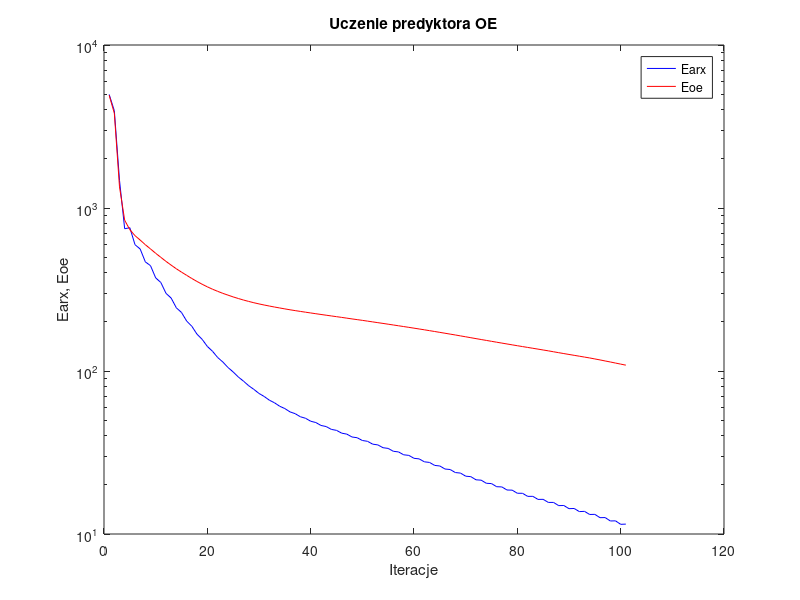
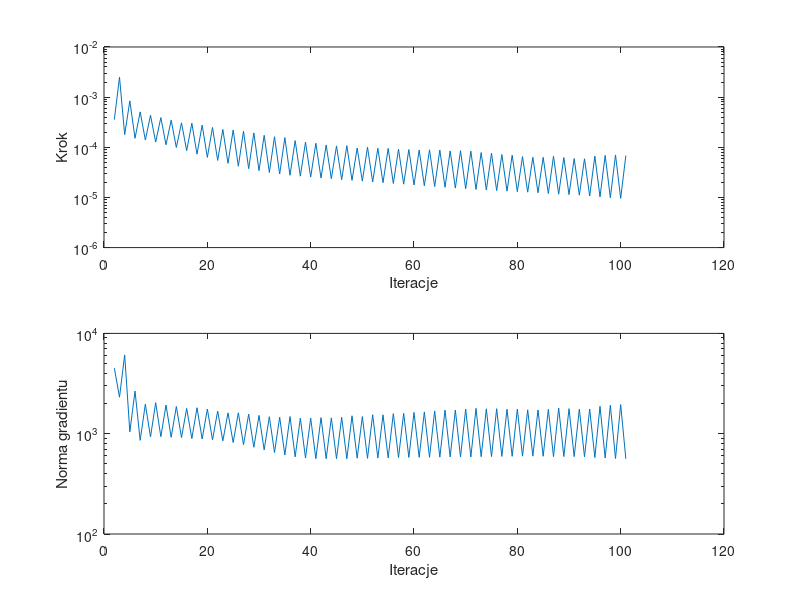

These figures' MATLAB source, in order:
%uczenie predyktora oe
clear all;
n=0; farx(n+1)=4.971250e+003; foe(n+1)=4.913848e+003; wspucz(n+1)=0.000000e+000; ng(n+1)=0.000000e+000;
n=1; farx(n+1)=3.948815e+003; foe(n+1)=3.812749e+003; krok(n+1)=3.569431e-004; ng(n+1)=4.502620e+003;
n=2; farx(n+1)=1.478679e+003; foe(n+1)=1.347781e+003; krok(n+1)=2.501815e-003; ng(n+1)=2.311333e+003;
n=3; farx(n+1)=7.459479e+002; foe(n+1)=8.414304e+002; krok(n+1)=1.784716e-004; ng(n+1)=6.102173e+003;
n=4; farx(n+1)=7.571496e+002; foe(n+1)=7.360368e+002; krok(n+1)=8.432951e-004; ng(n+1)=1.043844e+003;
n=5; farx(n+1)=5.955346e+002; foe(n+1)=6.767525e+002; krok(n+1)=1.512160e-004; ng(n+1)=2.662881e+003;
n=6; farx(n+1)=5.603082e+002; foe(n+1)=6.357232e+002; krok(n+1)=5.081655e-004; ng(n+1)=8.584389e+002;
n=7; farx(n+1)=4.672382e+002; foe(n+1)=5.953860e+002; krok(n+1)=1.395201e-004; ng(n+1)=1.967298e+003;
n=8; farx(n+1)=4.428470e+002; foe(n+1)=5.608797e+002; krok(n+1)=4.347668e-004; ng(n+1)=9.288212e+002;
n=9; farx(n+1)=3.727065e+002; foe(n+1)=5.274089e+002; krok(n+1)=1.270414e-004; ng(n+1)=2.038406e+003;
n=10; farx(n+1)=3.491660e+002; foe(n+1)=4.980904e+002; krok(n+1)=3.909299e-004; ng(n+1)=9.334160e+002;
n=11; farx(n+1)=2.994708e+002; foe(n+1)=4.703854e+002; krok(n+1)=1.123689e-004; ng(n+1)=1.929887e+003;
n=12; farx(n+1)=2.801022e+002; foe(n+1)=4.460725e+002; krok(n+1)=3.473499e-004; ng(n+1)=9.208480e+002;
n=13; farx(n+1)=2.441481e+002; foe(n+1)=4.238161e+002; krok(n+1)=9.921626e-005; ng(n+1)=1.867107e+003;
n=14; farx(n+1)=2.285914e+002; foe(n+1)=4.042330e+002; krok(n+1)=3.070097e-004; ng(n+1)=9.149670e+002;
n=15; farx(n+1)=2.025097e+002; foe(n+1)=3.863629e+002; krok(n+1)=8.559513e-005; ng(n+1)=1.786446e+003;
n=16; farx(n+1)=1.881248e+002; foe(n+1)=3.693874e+002; krok(n+1)=3.018569e-004; ng(n+1)=8.931562e+002;
n=17; farx(n+1)=1.681935e+002; foe(n+1)=3.542032e+002; krok(n+1)=7.303192e-005; ng(n+1)=1.815209e+003;
n=18; farx(n+1)=1.563710e+002; foe(n+1)=3.405025e+002; krok(n+1)=2.767368e-004; ng(n+1)=8.848501e+002;
n=19; farx(n+1)=1.414953e+002; foe(n+1)=3.283975e+002; krok(n+1)=6.291931e-005; ng(n+1)=1.761205e+003;
n=20; farx(n+1)=1.321670e+002; foe(n+1)=3.175838e+002; krok(n+1)=2.485804e-004; ng(n+1)=8.690019e+002;
n=21; farx(n+1)=1.210157e+002; foe(n+1)=3.081413e+002; krok(n+1)=5.474897e-005; ng(n+1)=1.682232e+003;
n=22; farx(n+1)=1.135590e+002; foe(n+1)=2.994957e+002; krok(n+1)=2.266194e-004; ng(n+1)=8.490540e+002;
n=23; farx(n+1)=1.050638e+002; foe(n+1)=2.920376e+002; krok(n+1)=4.789661e-005; ng(n+1)=1.614068e+003;
n=24; farx(n+1)=9.866911e+001; foe(n+1)=2.848206e+002; krok(n+1)=2.215284e-004; ng(n+1)=8.165135e+002;
n=25; farx(n+1)=9.187174e+001; foe(n+1)=2.784561e+002; krok(n+1)=4.194015e-005; ng(n+1)=1.614820e+003;
n=26; farx(n+1)=8.664323e+001; foe(n+1)=2.724970e+002; krok(n+1)=2.093566e-004; ng(n+1)=7.759490e+002;
n=27; farx(n+1)=8.125738e+001; foe(n+1)=2.672417e+002; krok(n+1)=3.743832e-005; ng(n+1)=1.569003e+003;
n=28; farx(n+1)=7.716062e+001; foe(n+1)=2.623452e+002; krok(n+1)=1.935432e-004; ng(n+1)=7.319656e+002;
n=29; farx(n+1)=7.282006e+001; foe(n+1)=2.579939e+002; krok(n+1)=3.415827e-005; ng(n+1)=1.523065e+003;
n=30; farx(n+1)=6.979631e+001; foe(n+1)=2.540401e+002; krok(n+1)=1.733806e-004; ng(n+1)=6.897034e+002;
n=31; farx(n+1)=6.623167e+001; foe(n+1)=2.503677e+002; krok(n+1)=3.153604e-005; ng(n+1)=1.477314e+003;
n=32; farx(n+1)=6.382676e+001; foe(n+1)=2.468931e+002; krok(n+1)=1.622016e-004; ng(n+1)=6.492474e+002;
n=33; farx(n+1)=6.080272e+001; foe(n+1)=2.436595e+002; krok(n+1)=2.936505e-005; ng(n+1)=1.461869e+003;
n=34; farx(n+1)=5.881798e+001; foe(n+1)=2.404864e+002; krok(n+1)=1.562643e-004; ng(n+1)=6.128429e+002;
n=35; farx(n+1)=5.613354e+001; foe(n+1)=2.374641e+002; krok(n+1)=2.769106e-005; ng(n+1)=1.482402e+003;
n=36; farx(n+1)=5.472514e+001; foe(n+1)=2.347106e+002; krok(n+1)=1.360048e-004; ng(n+1)=5.881459e+002;
n=37; farx(n+1)=5.240664e+001; foe(n+1)=2.320794e+002; krok(n+1)=2.656342e-005; ng(n+1)=1.429605e+003;
n=38; farx(n+1)=5.129455e+001; foe(n+1)=2.295275e+002; krok(n+1)=1.265491e-004; ng(n+1)=5.731026e+002;
n=39; farx(n+1)=4.919619e+001; foe(n+1)=2.270543e+002; krok(n+1)=2.541507e-005; ng(n+1)=1.431531e+003;
n=40; farx(n+1)=4.828415e+001; foe(n+1)=2.246178e+002; krok(n+1)=1.202765e-004; ng(n+1)=5.635628e+002;
n=41; farx(n+1)=4.634192e+001; foe(n+1)=2.222362e+002; krok(n+1)=2.444110e-005; ng(n+1)=1.446467e+003;
n=42; farx(n+1)=4.562285e+001; foe(n+1)=2.199363e+002; krok(n+1)=1.112345e-004; ng(n+1)=5.633798e+002;
n=43; farx(n+1)=4.383785e+001; foe(n+1)=2.176855e+002; krok(n+1)=2.361801e-005; ng(n+1)=1.438546e+003;
n=44; farx(n+1)=4.323695e+001; foe(n+1)=2.154538e+002; krok(n+1)=1.065485e-004; ng(n+1)=5.634983e+002;
n=45; farx(n+1)=4.156370e+001; foe(n+1)=2.132501e+002; krok(n+1)=2.265271e-005; ng(n+1)=1.456706e+003;
n=46; farx(n+1)=4.099673e+001; foe(n+1)=2.109814e+002; krok(n+1)=1.075741e-004; ng(n+1)=5.626447e+002;
n=47; farx(n+1)=3.937258e+001; foe(n+1)=2.087346e+002; krok(n+1)=2.190752e-005; ng(n+1)=1.508650e+003;
n=48; farx(n+1)=3.896057e+001; foe(n+1)=2.066337e+002; krok(n+1)=9.675577e-005; ng(n+1)=5.701223e+002;
n=49; farx(n+1)=3.747157e+001; foe(n+1)=2.045311e+002; krok(n+1)=2.114892e-005; ng(n+1)=1.481479e+003;
n=50; farx(n+1)=3.704053e+001; foe(n+1)=2.023248e+002; krok(n+1)=1.007341e-004; ng(n+1)=5.680166e+002;
n=51; farx(n+1)=3.558080e+001; foe(n+1)=2.001416e+002; krok(n+1)=2.030432e-005; ng(n+1)=1.546294e+003;
n=52; farx(n+1)=3.520998e+001; foe(n+1)=1.979731e+002; krok(n+1)=9.579321e-005; ng(n+1)=5.713929e+002;
n=53; farx(n+1)=3.383879e+001; foe(n+1)=1.958718e+002; krok(n+1)=1.968224e-005; ng(n+1)=1.542065e+003;
n=54; farx(n+1)=3.350371e+001; foe(n+1)=1.937117e+002; krok(n+1)=9.501859e-005; ng(n+1)=5.738214e+002;
n=55; farx(n+1)=3.217147e+001; foe(n+1)=1.915795e+002; krok(n+1)=1.899564e-005; ng(n+1)=1.585184e+003;
n=56; farx(n+1)=3.188555e+001; foe(n+1)=1.894649e+002; krok(n+1)=9.130829e-005; ng(n+1)=5.776141e+002;
n=57; farx(n+1)=3.061687e+001; foe(n+1)=1.873740e+002; krok(n+1)=1.839196e-005; ng(n+1)=1.596427e+003;
n=58; farx(n+1)=3.036061e+001; foe(n+1)=1.852722e+002; krok(n+1)=9.012338e-005; ng(n+1)=5.800831e+002;
n=59; farx(n+1)=2.913395e+001; foe(n+1)=1.831681e+002; krok(n+1)=1.773106e-005; ng(n+1)=1.631430e+003;
n=60; farx(n+1)=2.889659e+001; foe(n+1)=1.810602e+002; krok(n+1)=8.848135e-005; ng(n+1)=5.817365e+002;
n=61; farx(n+1)=2.772565e+001; foe(n+1)=1.789829e+002; krok(n+1)=1.709205e-005; ng(n+1)=1.648696e+003;
n=62; farx(n+1)=2.748843e+001; foe(n+1)=1.768232e+002; krok(n+1)=8.923578e-005; ng(n+1)=5.815512e+002;
n=63; farx(n+1)=2.635338e+001; foe(n+1)=1.747302e+002; krok(n+1)=1.649119e-005; ng(n+1)=1.685824e+003;
n=64; farx(n+1)=2.614201e+001; foe(n+1)=1.725895e+002; krok(n+1)=8.799071e-005; ng(n+1)=5.836088e+002;
n=65; farx(n+1)=2.504329e+001; foe(n+1)=1.704903e+002; krok(n+1)=1.593982e-005; ng(n+1)=1.718997e+003;
n=66; farx(n+1)=2.486409e+001; foe(n+1)=1.683933e+002; krok(n+1)=8.459568e-005; ng(n+1)=5.861591e+002;
n=67; farx(n+1)=2.382337e+001; foe(n+1)=1.663538e+002; krok(n+1)=1.539716e-005; ng(n+1)=1.721100e+003;
n=68; farx(n+1)=2.364373e+001; foe(n+1)=1.642100e+002; krok(n+1)=8.559513e-005; ng(n+1)=5.852089e+002;
n=69; farx(n+1)=2.263168e+001; foe(n+1)=1.621512e+002; krok(n+1)=1.486954e-005; ng(n+1)=1.760955e+003;
n=70; farx(n+1)=2.248139e+001; foe(n+1)=1.600533e+002; krok(n+1)=8.370634e-005; ng(n+1)=5.869842e+002;
n=71; farx(n+1)=2.150250e+001; foe(n+1)=1.580037e+002; krok(n+1)=1.442554e-005; ng(n+1)=1.787491e+003;
n=72; farx(n+1)=2.139368e+001; foe(n+1)=1.560054e+002; krok(n+1)=7.856157e-005; ng(n+1)=5.902317e+002;
n=73; farx(n+1)=2.047175e+001; foe(n+1)=1.540517e+002; krok(n+1)=1.404611e-005; ng(n+1)=1.769730e+003;
n=74; farx(n+1)=2.038751e+001; foe(n+1)=1.521052e+002; krok(n+1)=7.598256e-005; ng(n+1)=5.913797e+002;
n=75; farx(n+1)=1.950436e+001; foe(n+1)=1.501976e+002; krok(n+1)=1.367365e-005; ng(n+1)=1.775269e+003;
n=76; farx(n+1)=1.944938e+001; foe(n+1)=1.483338e+002; krok(n+1)=7.168025e-005; ng(n+1)=5.937958e+002;
n=77; farx(n+1)=1.861683e+001; foe(n+1)=1.465190e+002; krok(n+1)=1.334403e-005; ng(n+1)=1.753705e+003;
n=78; farx(n+1)=1.858167e+001; foe(n+1)=1.447067e+002; krok(n+1)=6.946355e-005; ng(n+1)=5.948720e+002;
n=79; farx(n+1)=1.778192e+001; foe(n+1)=1.429351e+002; krok(n+1)=1.302585e-005; ng(n+1)=1.757256e+003;
n=80; farx(n+1)=1.777271e+001; foe(n+1)=1.412135e+002; krok(n+1)=6.524052e-005; ng(n+1)=5.970825e+002;
n=81; farx(n+1)=1.701900e+001; foe(n+1)=1.395344e+002; krok(n+1)=1.274425e-005; ng(n+1)=1.730050e+003;
n=82; farx(n+1)=1.702472e+001; foe(n+1)=1.378617e+002; krok(n+1)=6.316544e-005; ng(n+1)=5.973346e+002;
n=83; farx(n+1)=1.630462e+001; foe(n+1)=1.362315e+002; krok(n+1)=1.240823e-005; ng(n+1)=1.726327e+003;
n=84; farx(n+1)=1.631734e+001; foe(n+1)=1.345749e+002; krok(n+1)=6.291931e-005; ng(n+1)=5.959479e+002;
n=85; farx(n+1)=1.562243e+001; foe(n+1)=1.329536e+002; krok(n+1)=1.197415e-005; ng(n+1)=1.746505e+003;
n=86; farx(n+1)=1.562524e+001; foe(n+1)=1.312316e+002; krok(n+1)=6.618109e-005; ng(n+1)=5.910162e+002;
n=87; farx(n+1)=1.493354e+001; foe(n+1)=1.295571e+002; krok(n+1)=1.161317e-005; ng(n+1)=1.805744e+003;
n=88; farx(n+1)=1.495638e+001; foe(n+1)=1.279257e+002; krok(n+1)=6.242959e-005; ng(n+1)=5.913243e+002;
n=89; farx(n+1)=1.430353e+001; foe(n+1)=1.263414e+002; krok(n+1)=1.138585e-005; ng(n+1)=1.775885e+003;
n=90; farx(n+1)=1.434254e+001; foe(n+1)=1.247855e+002; krok(n+1)=5.958061e-005; ng(n+1)=5.907759e+002;
n=91; farx(n+1)=1.372329e+001; foe(n+1)=1.232708e+002; krok(n+1)=1.112285e-005; ng(n+1)=1.755814e+003;
n=92; farx(n+1)=1.376858e+001; foe(n+1)=1.217426e+002; krok(n+1)=5.904045e-005; ng(n+1)=5.880240e+002;
n=93; farx(n+1)=1.317644e+001; foe(n+1)=1.202518e+002; krok(n+1)=1.069939e-005; ng(n+1)=1.764482e+003;
n=94; farx(n+1)=1.319956e+001; foe(n+1)=1.185759e+002; krok(n+1)=6.655052e-005; ng(n+1)=5.782651e+002;
n=95; farx(n+1)=1.259434e+001; foe(n+1)=1.169539e+002; krok(n+1)=1.023989e-005; ng(n+1)=1.876429e+003;
n=96; farx(n+1)=1.261347e+001; foe(n+1)=1.152407e+002; krok(n+1)=6.905895e-005; ng(n+1)=5.720162e+002;
n=97; farx(n+1)=1.202077e+001; foe(n+1)=1.135949e+002; krok(n+1)=9.888364e-006; ng(n+1)=1.919686e+003;
n=98; farx(n+1)=1.204336e+001; foe(n+1)=1.118813e+002; krok(n+1)=7.035223e-005; ng(n+1)=5.660472e+002;
n=99; farx(n+1)=1.146559e+001; foe(n+1)=1.102335e+002; krok(n+1)=9.594052e-006; ng(n+1)=1.949953e+003;
n=100; farx(n+1)=1.150077e+001; foe(n+1)=1.085954e+002; krok(n+1)=6.831655e-005; ng(n+1)=5.616903e+002;

figure; semilogy(farx,'b'); hold on; semilogy(foe,'r'); xlabel('Iteracje'); ylabel('Earx, Eoe'); legend('Earx','Eoe'); title('Uczenie predyktora OE');
figure; subplot(2,1,1); semilogy(krok); xlabel('Iteracje'); ylabel('Krok');
subplot(2,1,2); semilogy(ng); xlabel('Iteracje'); ylabel('Norma gradientu');
Earx=farx(n+1)
Eoe=foe(n+1)
